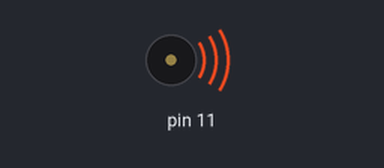
Recording of a sketch running on a simulated Arduino Uno, built with avr-gcc and run on an emulated ATmega328P. Shown: buzzer (waves = sounding).

Above: at 0.1 s.
At 31.9 s:
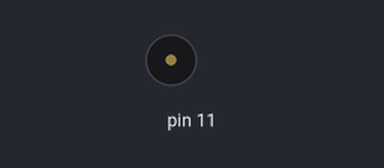
Timing chart, 0 to 33.4 s (numbered marks = the images above):
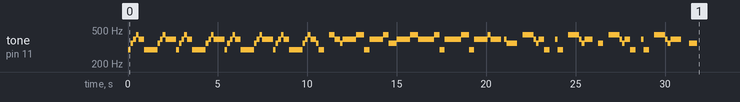

The sketch:

Arduino_BTS_Save_Me.ino
```cpp
int c3=130, cs3=138, d3=146, ds3=155, e3=164, f3=174, fs3=184, g3=195, gs3=207, a3=220, as3=233, b3=246;
int c4=261, cs4=277, d4=293, ds4=311, e4=329, f4=349, fs4=369, g4=391, gs4=415, a4=440, as4=466, b4=493;
int c5=523, cs5=554, d5=587, ds5=622, e5=659, f5=698, fs5=739, g5=783, gs5=830, a5=880, as5=932, b5=987;
//  도      도#      레       레#      미       파      파#      솔      솔#      라       라#      시

void f(int t, int d)
{
  tone(11, t, d);
  delay(d);
}

void setup() {
  // put your setup code here, to run once:
  pinMode(11, OUTPUT);

  //난 숨쉬고 싶어
  f(d4, 150);
  f(f4, 150);
  f(g4, 150);
  f(a4, 150);
  f(g4, 300);
  f(d4, 600);

  //이 밤이 싫어
  f(d4, 150);
  f(f4, 150);
  f(g4, 150);
  f(a4, 150);
  f(g4, 600);

  //이젠 깨고 싶어
  f(d4, 150);
  f(f4, 150);
  f(g4, 150);
  f(a4, 150);
  f(g4, 300);
  f(d4, 600);

  //꿈 속이 싫어
  f(d4, 150);
  f(f4, 150);
  f(g4, 150);
  f(a4, 150);
  f(g4, 600);

  //내 안에 갇혀서
  f(d4, 150);
  f(f4, 150);
  f(g4, 150);
  f(a4, 150);
  f(g4, 300);
  f(d4, 600);

  //난 죽어 있어
  f(d4, 150);
  f(f4, 150);
  f(g4, 150);
  f(a4, 150);
  f(g4, 600);

  //Don't wanna be lonely
  f(d4, 150);
  f(f4, 150);
  f(g4, 150);
  f(a4, 150);
  f(g4, 300);
  f(d4, 600);

  //Just wanna be yours
  f(d4, 150);
  f(f4, 150);
  f(g4, 150);
  f(a4, 150);
  f(g4, 300);
  f(f4, 150);
  f(d4, 300);
  delay(300);

  //왜 이리 깜깜한건지
  f(a4, 300);
  f(g4, 300);
  f(f4, 150);
  f(g4, 150);
  f(g4, 150);
  f(g4, 300);
  f(g4, 150);
  f(a4, 450);

  //니가 없는 이곳은
  f(d4, 300);
  f(g4, 150);
  f(g4, 150);
  f(g4, 150);
  f(g4, 300);
  f(a4, 300);
  f(f4, 450);

  //위험하잖아
  f(g4, 300);
  f(g4, 150);
  f(g4, 150);
  f(g4, 150);
  f(a4, 450);

  //망가진 내 모습-
  f(g4, 300);
  f(g4, 150);
  f(g4, 300);
  f(g4, 150);
  f(a4, 300);
  f(d4, 300);

  //구해줘 날
  f(g4, 300);
  f(g4, 300);
  f(g4, 300);
  f(a4, 450);

  //나도 날 잡을 수 없어
  f(d4, 300);
  f(g4, 150);
  f(g4, 150);
  f(g4, 150);
  f(g4, 300);
  f(a4, 150);
  f(g4, 150);
  f(g4, 450);
  delay(150);

  //수없어
  f(g4, 150);
  f(f4, 300);
  f(f4, 300);
  delay(300);

  //그 손을 내밀어줘
  f(a4, 150);
  f(a4, 150);
  f(a4, 150);
  f(a4, 150);
  f(g4, 150);
  f(f4, 150);
  f(g4, 150);

  //Save me Save me
  f(g4, 150);
  f(d4, 300);
  delay(300);
  f(g4, 150);
  f(d4, 300);
  delay(300);

  //I need your love before I fall, fall
  f(a4, 150);
  f(a4, 150);
  f(a4, 150);
  f(a4, 150);
  f(g4, 150);
  f(f4, 150);
  f(g4, 150);
  f(g4, 300);
  delay(300);
  f(f4, 300);
  delay(300);

  //그 손을 내밀어줘
  f(a4, 150);
  f(a4, 150);
  f(a4, 150);
  f(a4, 150);
  f(g4, 150);
  f(f4, 150);
  f(g4, 150);

  //Save me Save me
  f(g4, 150);
  f(d4, 300);
  delay(300);
  f(g4, 150);
  f(d4, 300);
  delay(300);

  //I need your love before I fall, fall
  f(a4, 150);
  f(a4, 150);
  f(a4, 150);
  f(a4, 150);
  f(g4, 150);
  f(f4, 150);
  f(g4, 150);
  f(g4, 450);
  delay(450);
  f(f4, 450);
  delay(450);
}

void loop() {
  // put your main code here, to run repeatedly:

}
```
